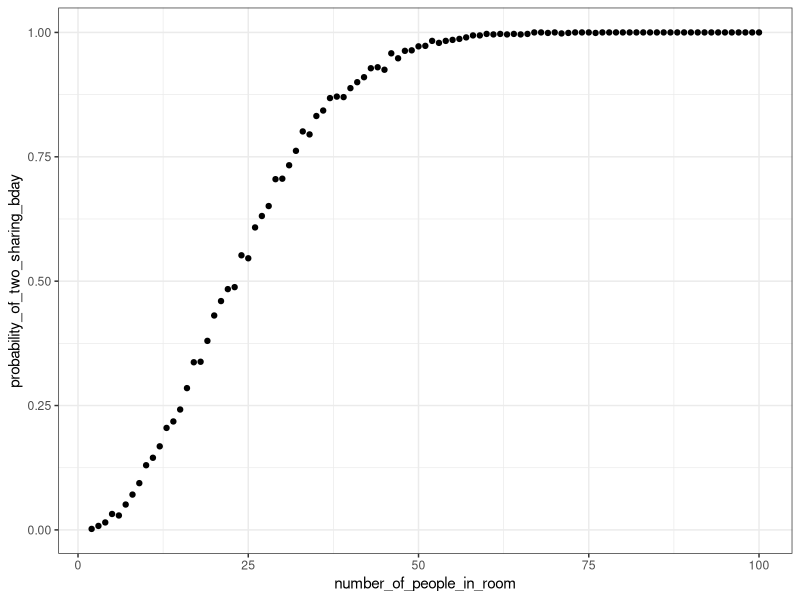

Write the R code that produced this figure.
library(ggplot2)

# What is a simulation?
# "In repeated samples" : If we gave the same survey questions to a different
# set of people, how would the results change?
# For stat models: if our data change, do we get the same answers?


# Birthday Problem
# 24 people, what is the probability that 2 have the same birthday?
birthday_problem <- function(npeople,
  seed = sample.int(.Machine$integer.max, 1))
{
  days <- seq(1, 365, 1)
  room <- sample(days, npeople, replace = TRUE)
  ifelse(length(unique(room)) < npeople, 1, 0)
}
birthday_problem(npeople = 24)


simulate_birthday_problem <- function(nsims, npeople)
{
  sum(replicate(nsims, birthday_problem(npeople = npeople)))/nsims
}
simulate_birthday_problem(1000, 30)
bday_probs <- sapply(seq(2, 100, 1), simulate_birthday_problem, nsims = 1000)
plot_data <- data.table::data.table(number_of_people_in_room = seq(2, 100, 1),
  probability_of_two_sharing_bday = bday_probs)
ggplot(plot_data, aes(x = number_of_people_in_room,
  y = probability_of_two_sharing_bday)) +
  geom_point() + theme_bw()
